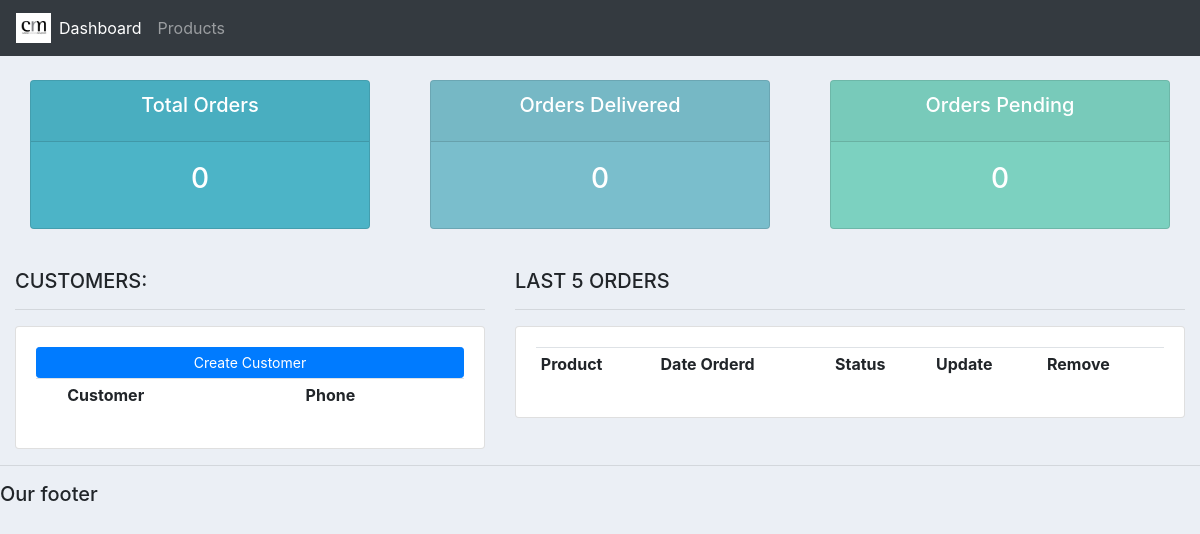
The app's page /, older data.
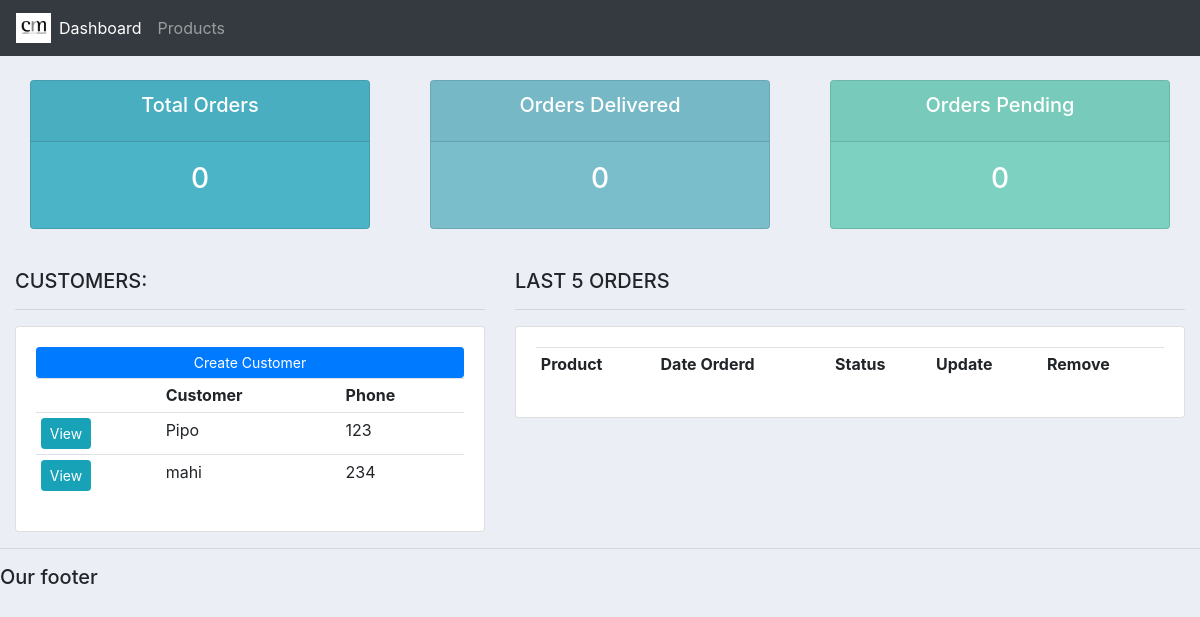
The same page, newer data.
### accounts/models.py (models this page shows, shortened)
class Customer(models.Model):
    name = models.CharField(max_length=200, null=True)
    phone = models.CharField(max_length=200, null=True)
    email = models.CharField(max_length=200, null=True)
    date_created = models.DateTimeField(auto_now_add=True, null = True)

### accounts/views.py (the view)
# urls.py: path('', views.home, name = 'home'),
def home(request):
    orders = Order.objects.all()
    total_orders = orders.count()
    delivered = orders.filter(status = 'Delivered').count()
    pending = orders.filter(status = 'Pending').count()
    customers = Customer.objects.all()
    orders = orders.order_by('-date_created')[:5]
    context ={
        'total_orders' : total_orders,
        'delivered' : delivered,
        'pending' : pending,
        'customers' : customers,
        'orders' : orders
    }
    return render(request, 'accounts/dashboard.html', context)

### accounts/templates/accounts/dashboard.html (shortened to what this page needs)
{%  extends 'accounts/main.html' %}
{% block content %}
{%  include 'accounts/status.html' %}
<br>
<div class="row">
	<div class="col-md-5">
		<h5>CUSTOMERS:</h5>
		<hr>
		<div class="card card-body">
			<a class="btn btn-primary  btn-sm btn-block" href="#">Create Customer</a>
			<table class="table table-sm">
				<tr>
					<th></th>
					<th>Customer</th>
					<th>Phone</th>
				</tr>
				{% for customer in customers%}
				<tr>
					<td><a class = "btn btn-sm btn-info" href="{% url 'customer' customer.id %}">View</a></td>
					<td>{{customer.name}}</td>
					<td>{{customer.phone}}</td>
				</tr>
				{% endfor %}
			</table>
		</div>
	</div>
	<div class="col-md-7">
		<h5>LAST 5 ORDERS</h5>
		<hr>
		<div class="card card-body">
			<table class="table table-sm">
				<tr>
					<th>Product</th>
					<th>Date Orderd</th>
					<th>Status</th>
					<th>Update</th>
					<th>Remove</th>
				</tr>
			</table>
		</div>
	</div>
</div>
{% endblock %}

Row changes from the older to the newer data that the page shows:
added Customer: name "Pipo", phone "123"
added Customer: name "mahi", phone "234"
